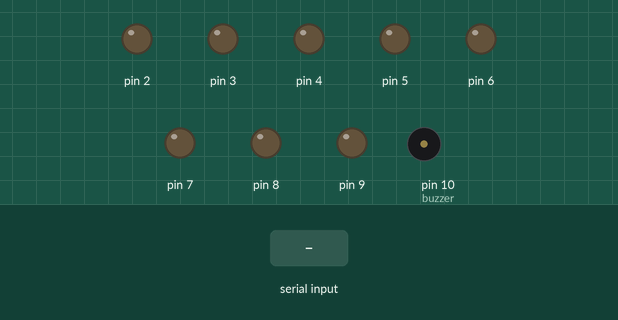
Simulated run of this sketch. Board: Arduino Uno, built with avr-gcc and run on an emulated ATmega328P. Shown: output pins drawn as LEDs (lit = HIGH), buzzer (waves = sounding). The test bench sets the inputs (shaded band).

Above: at 1.2 s.
1.3 s: "g" received over Serial
At 1.8 s:
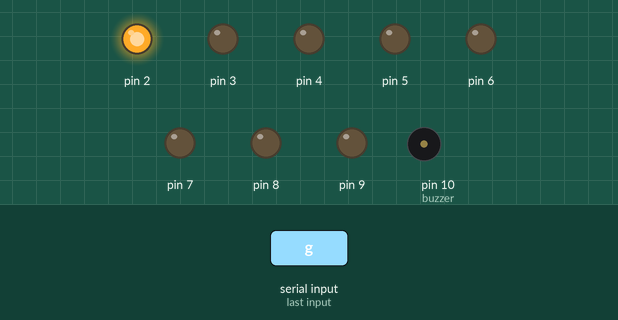
At 7.2 s:
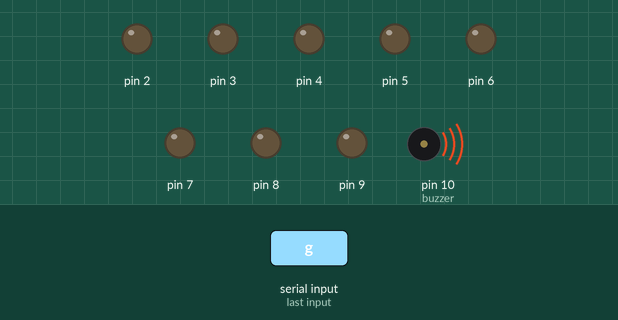
7.3 s: "g" received over Serial
At 10.4 s:
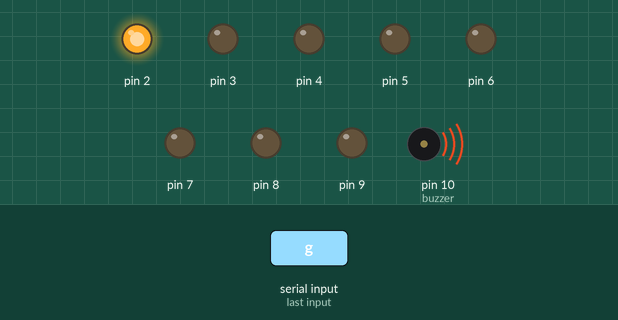
Timing chart, 0 to 17.0 s (numbered marks = the images above; inputs shaded):
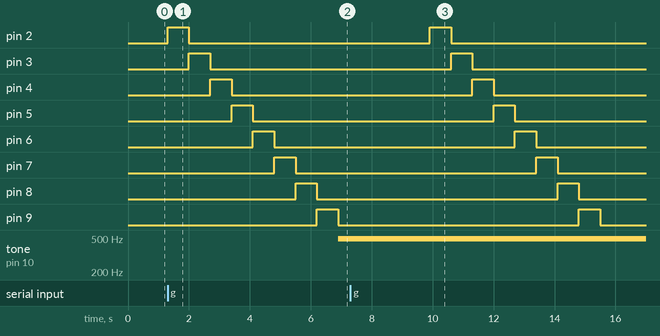

The sketch:

arduino-3_UART_.ino
```cpp
#define buzzer 10
char recieve = ' ';

void onLED(void)
{
  byte LED_D=0b00000100;
  byte LED_B=0b000001;

  for(int j=0;j<6;j++)
  {
   PORTB = 0x00;
   PORTD = LED_D << j;
   delay(700);
  }
  for(int i=0;i<2;i++)
  {
    PORTD = 0x00;
    PORTB = LED_B << i;
    delay(700);
  }
  PORTD = 0x00;
  PORTB = 0x00;
}

void bomb(void)
{
  analogWrite(buzzer,127);
  delay(3000);
  analogWrite(buzzer,0);
}

void setup()
{
  DDRD=0b11111100;          //0b1111 1100
  DDRB=0b00000011;          //ob0000 0011

  pinMode(buzzer,OUTPUT);
  Serial.begin(9600);
}

void loop()
{
 if(Serial.available())
   {
      char recieve = Serial.read();
      if (recieve == 'g')
      {
        onLED();
        bomb();
      }
   }
}
```

Measured:
- after the input at 1.3 s, pin 2: LOW → HIGH at once, → LOW 0.70 s later; pin 3: LOW → HIGH after 0.70 s, → LOW 0.70 s later; pin 4: LOW → HIGH after 1.4 s, → LOW 0.70 s later; pin 5: LOW → HIGH after 2.1 s, → LOW 0.70 s later; pin 6: LOW → HIGH after 2.8 s, → LOW 0.70 s later
- after the input at 7.3 s, pin 2: LOW → HIGH after 2.6 s, → LOW 0.70 s later; pin 3: LOW → HIGH after 3.3 s, → LOW 0.70 s later; pin 4: LOW → HIGH after 4.0 s, → LOW 0.70 s later; pin 5: LOW → HIGH after 4.7 s, → LOW 0.70 s later; pin 6: LOW → HIGH after 5.4 s, → LOW 0.70 s later
